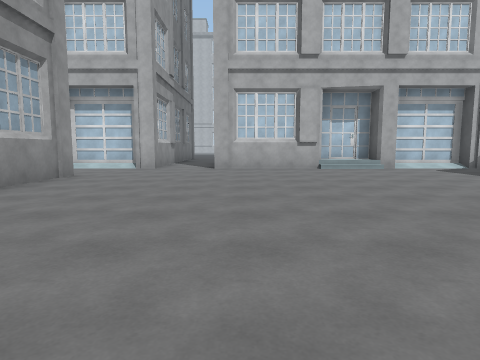
view 1 (above)

24 first-person views from a walk through a scene from a Unity 3-D project. The camera is 1.3 m above the floor, tilts 6° down and sees 75° across. The floor is counted in squares, 2 m on a side. Each view is taken from the middle of a square. On the plan, view 1 faces up. The plan holds only what a view shows up to about 10 squares ahead; the rest is blank. The place goes on beyond the plan. The player is left out. Surface patterns are stand-ins for the level's own textures.

view 2
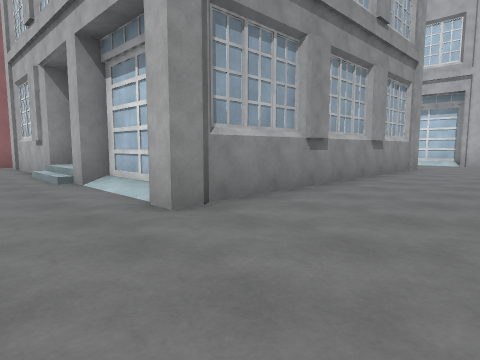

view 3
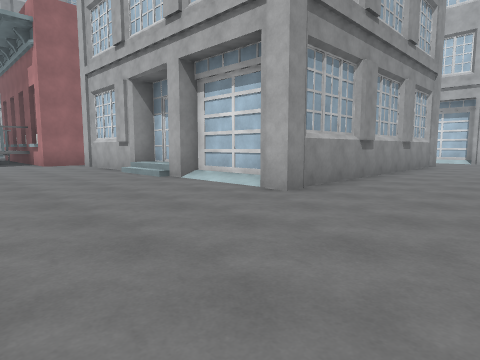

view 4
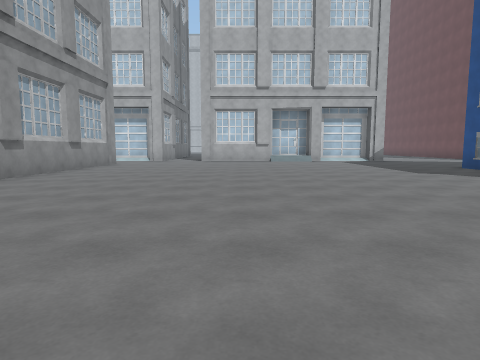

view 5
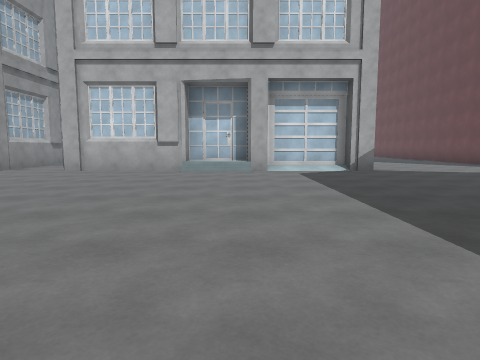

view 6
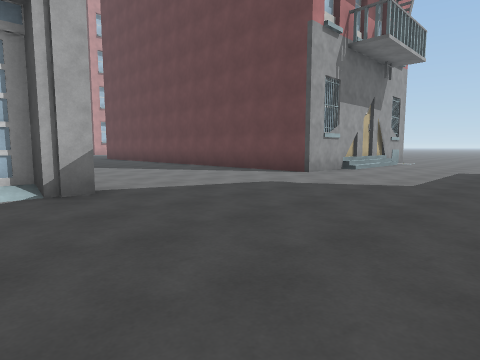

view 7
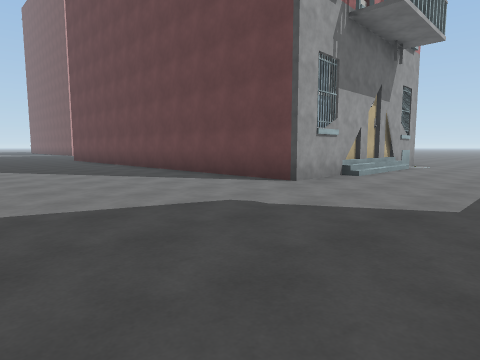

view 8
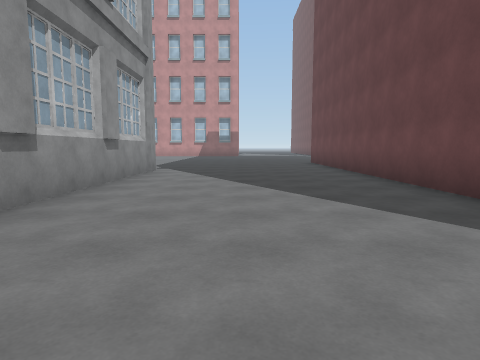

view 9
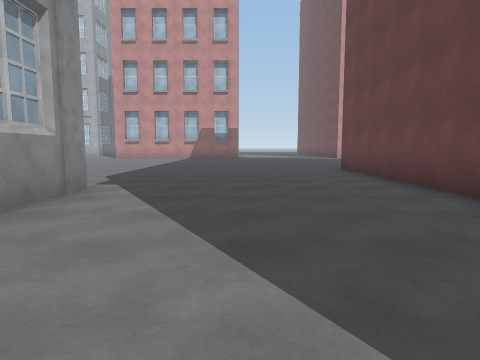

view 10
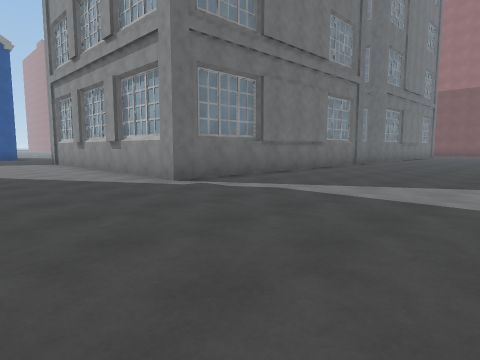

view 11
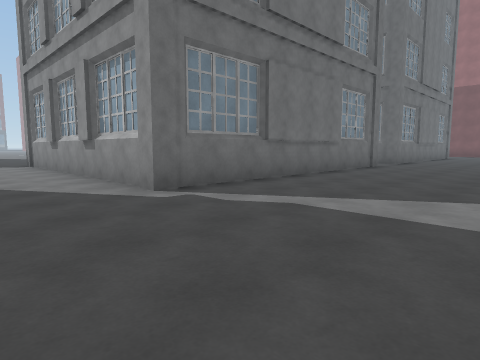

view 12
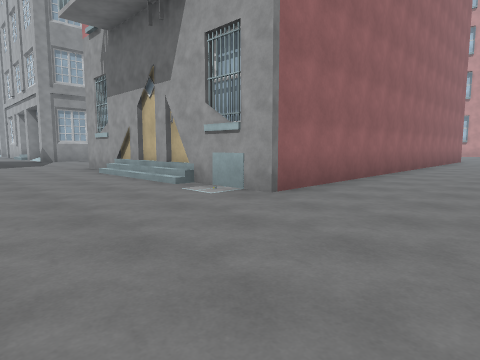

view 13
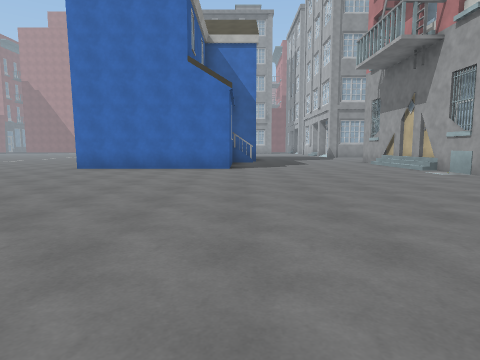

view 14
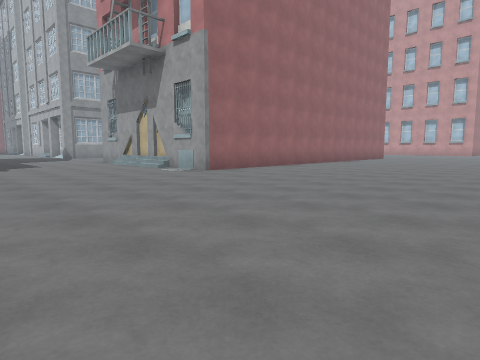

view 15
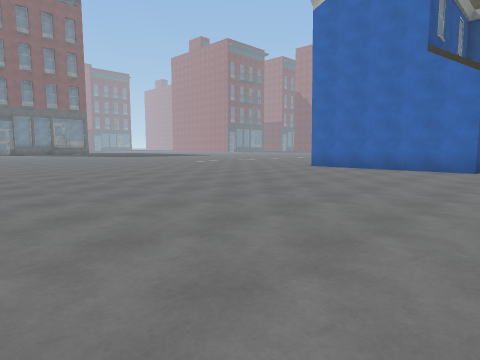

view 16
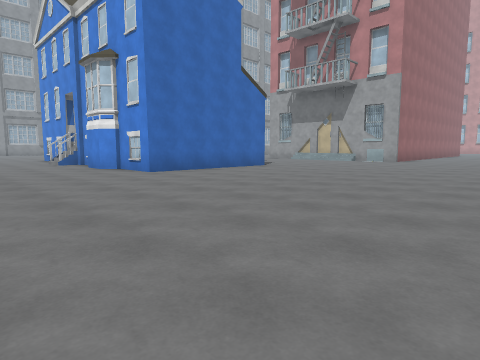

view 17
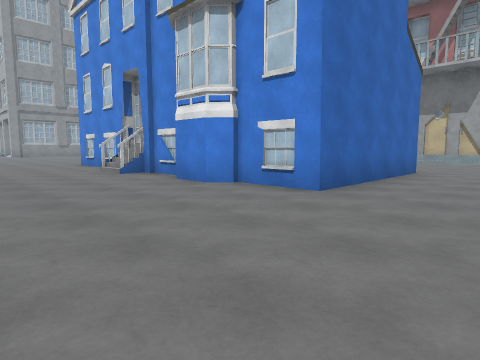

view 18
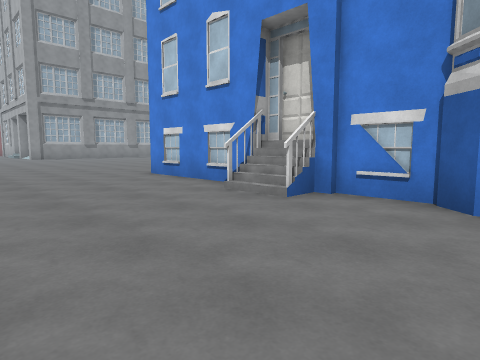

view 19
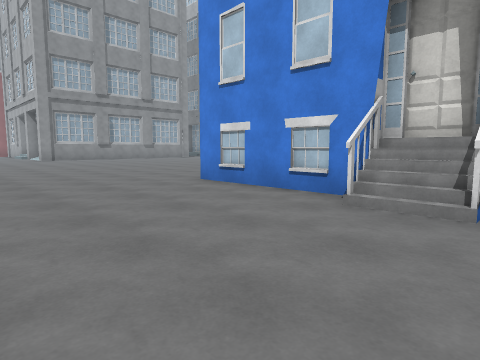

view 20
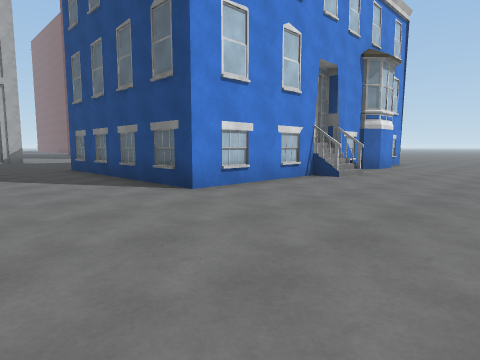

view 21
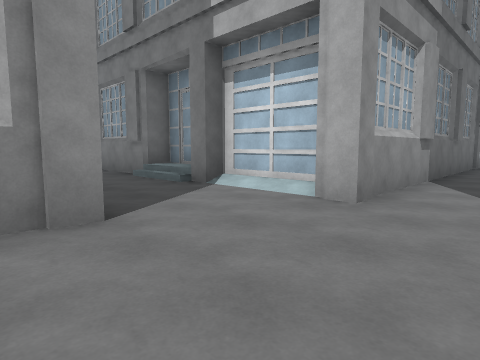

view 22
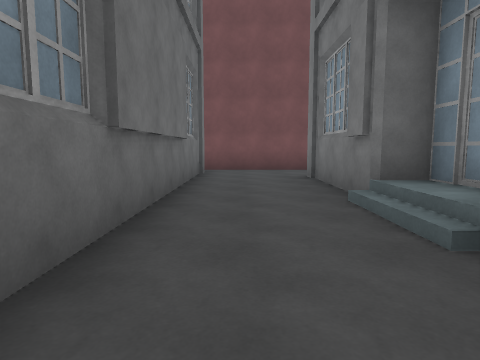

view 23
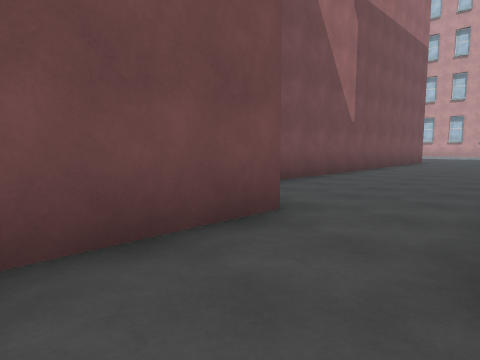

view 24
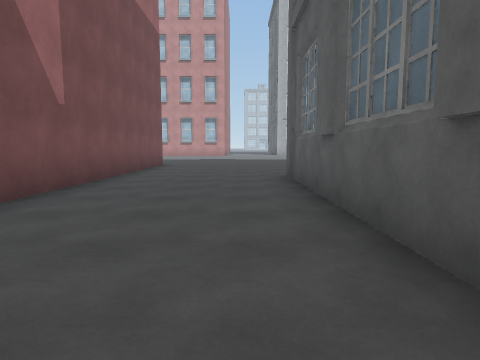

### Floor plan
Key: @ floor where view 1 was taken; # wall or solid block; . floor; / step, stairs or slope; B building.
Columns run from 18 left of view 1 to 27 right of it. Each row starts with its distance up from view 1.
 23                         ........
 22                    ............#B
 21    #....         ..............#
 20    #....         ..............#
 19    #....         ..............#
 18    #....          .B....B......#
 17    #...#       #         #.....#      #.
 16    #...#       #.        #.....#      #..
 15    #...#       #.        #.....#      #.. ..
 14    #...#       #.        #.....#      #......
 13    #...#       #.        #.....#      #......
 12     ...#       #.        #.....#      #......
 11     ...#       #.        #.....#      #......
 10      #.#### ####..###  ###.....########......
  9      #.......................................
  8      #........................................
  7      ##########...............................
  6               #...............................
  5               #..............      ...........
  4               #...........#        ...........
  3               #...........#        #..........
  2               #...........#        #..........
  1               #...........#        #..........
  0          ###  B...@.......#        #.........
 -1      #####/#//#...........#### B####.........
 -2       .......................................
 -3 BBBB  .......................................
 -4        ......................................
 -5              ..... .   ......................

Positions as (right, up) in squares from view 1, and headings:
1: (0, 0), facing up
2: (-1, -3), facing up-left
3: (-1, -5), facing up-left
4: (1, -5), facing up
5: (4, 1), facing up
6: (6, 5), facing up-right
7: (8, 6), facing up-right
8: (10, 9), facing up
9: (10, 13), facing up
10: (11, 23), facing down-left
11: (10, 22), facing down-left
12: (23, 6), facing up-left
13: (27, 4), facing left
14: (27, 4), facing up-left
15: (27, 5), facing down-left
16: (25, -5), facing up-left
17: (20, -5), facing up-left
18: (15, -5), facing up-left
19: (13, -5), facing up-left
20: (5, -5), facing up-right
21: (-1, 6), facing up-left
22: (-4, 8), facing left
23: (-11, 8), facing up-left
24: (-12, 11), facing up
